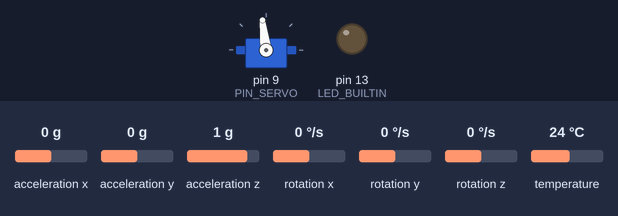
A sketch run on a simulated Arduino Uno, built with avr-gcc and run on an emulated ATmega328P. On the bench: servo, output pins drawn as LEDs (lit = HIGH). The inputs (shaded band) are chosen by the test bench; at power-on: acceleration y 0 g, acceleration z 1 g, acceleration x 0 g, rotation x 0 °/s, rotation y 0 °/s, rotation z 0 °/s, temperature 24 °C. What the sketch prints to the serial monitor is not drawn.

Above: at 0.1 s.
9.9 s: acceleration y set to -1.4 g
At 12.7 s:
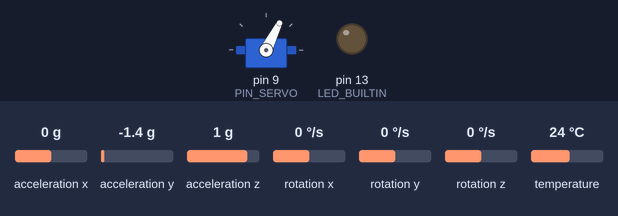
12.9 s: acceleration z set to -0.8 g
At 13.18 s:
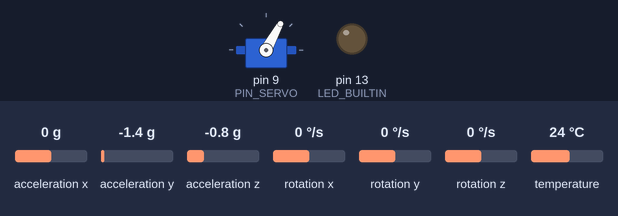
15.0 s: acceleration y set to 0.8 g
At 17.7 s:
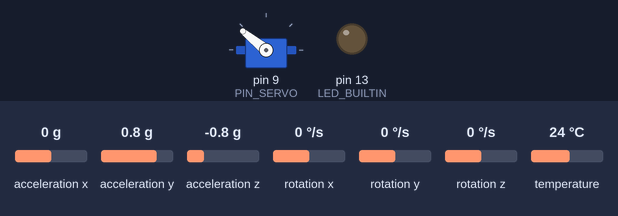
18.0 s: acceleration x set to -1.4 g
At 20.7 s:
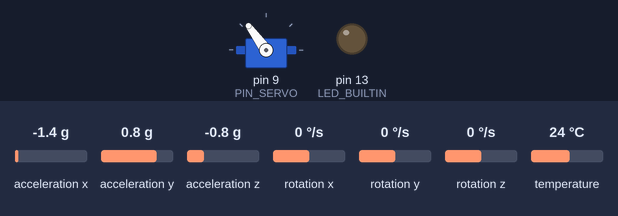
21.0 s: rotation x set to 24 °/s
At 21.21 s:
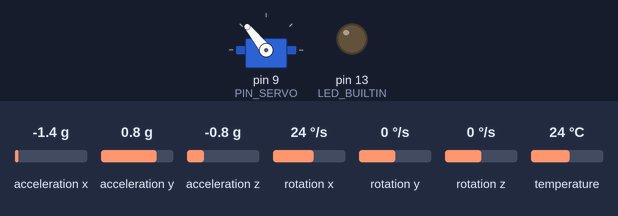
24.0 s: acceleration x set to 0 g
At 25.1 s:
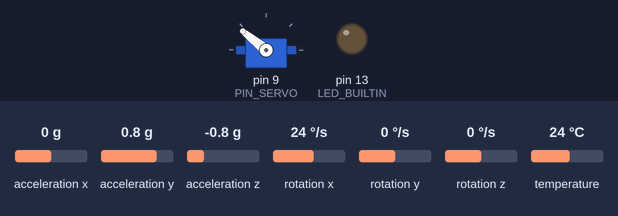
Timing chart, 0 to 26.5 s (numbered marks = the images above; inputs shaded):
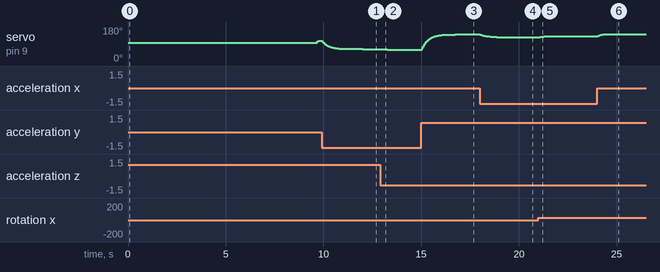

Measured:
- after the input at 9.9 s, servo on pin 9 (PIN_SERVO): moves from 106° to 63° over 2.1 s, starting at once
- after the input at 12.9 s, servo on pin 9 (PIN_SERVO): 63° → 62° after 0.11 s, → 61° 0.10 s later, → 60° 0.16 s later, → 59° 0.30 s later
- after the input at 15.0 s, servo on pin 9 (PIN_SERVO): moves from 59° to 141° over 1.7 s, starting at once
- after the input at 18.0 s, servo on pin 9 (PIN_SERVO): moves from 141° to 126° over 1.5 s, starting at once
- after the input at 21.0 s, servo on pin 9 (PIN_SERVO): moves from 126° to 132° over 0.60 s, starting at once
- after the input at 24.0 s, servo on pin 9 (PIN_SERVO): moves from 132° to 141° over 0.26 s, starting at once

The sketch:

control_servo_barra.ino
```cpp
/* Practica8: control de angulo con observador Tustin y dos modos a 50 Hz.
 * MPU6050 y filtro/calibracion conservados de Practica7. Servo en pin 9.
 * Configuracion: MODO_CONTROL, ganancias por modo, REFERENCIA_GRADOS.
 * Retardo asumido de 40 ms conservado del observador previo; validar en planta.
 * Control y telemetria se programan cada 20000 us. Si no se cumple el plazo,
 * se enclava el fallo y vuelve al centro; reiniciar para rearmar.
 */
#include <Wire.h>
#include <Servo.h>
#include <Adafruit_MPU6050.h>
#include <Adafruit_Sensor.h>
#include <string.h>
#include <math.h>
#include "coeficientes_observador_tustin.h"

Adafruit_MPU6050 mpu;
Servo miServo;

const uint8_t PIN_SERVO = 9;
// Esta orden define la posicion de referencia de 0 grados.
const int PULSO_CENTRO_US = 1544;
const uint32_t ESTABILIZACION_SERVO_MS = 2000;
const uint16_t MUESTRAS_ASENTAMIENTO_FILTRO = 50; // 1 s a 50 Hz
const uint16_t MUESTRAS_OFFSET_ANGULO = 150; // Promediar durante 3 s

// Editar estas ganancias con los resultados de controlador_variable_estados.m.
// Seleccionar REFERENCIA_FR o INTEGRAL antes de compilar y cargar.
// El reinicio al cargar pone el integrador en cero.
enum ModoControl { REFERENCIA_FR, INTEGRAL };
const ModoControl MODO_CONTROL = REFERENCIA_FR;
// Modo Fr: u = -K_ref*xhat + Fr*r. Polos [-20 -30].
const float K_REF_THETA = -571.86852176f;
const float K_REF_OMEGA = -0.18673258f;
const float FR_REFERENCIA = 933.66289266f;
// Modo integral: u = -K_int*xhat + H*q. Polos [-20 -30 -4].
const float K_INT_THETA = -260.64755754f;
const float K_INT_OMEGA = 6.03768671f;
const float H_INTEGRAL = 3734.65157065f;
const float REFERENCIA_GRADOS = 5.0f; // Relativa al cero calibrado
const uint32_t ESPERA_REFERENCIA_US = 1000000UL;
const int PULSO_MIN_US = 1100; // Confirmar limites mecanicos del equipo
const int PULSO_MAX_US = 2000;
static_assert(PULSO_MIN_US < PULSO_CENTRO_US && PULSO_CENTRO_US < PULSO_MAX_US,
              "Centro fuera de limites");
float integralError = 0.0f;
uint32_t inicioControlUs = 0;
uint32_t numeroMuestra = 0;
uint32_t fallos = 0; // bit 0: plazo incumplido; bit 1: trama omitida; bit 2: no finito
bool detenido = false;
float referenciaRad = 0.0f;

const uint8_t MPU_ADDR = 0x68;
const uint32_t SERIAL_BAUD = 115200;
const uint32_t I2C_CLOCK_HZ = 400000;
const uint32_t SAMPLE_PERIOD_US = 20000UL; // Ciclo completo a 50 Hz
const uint32_t RESERVA_TX_US = 5000UL; // Margen conservador; 20 bytes a 115200: ~1736 us
static_assert(sizeof(float) == 4, "La trama requiere float32");
static_assert(SAMPLE_PERIOD_US == 20000UL,
              "Los coeficientes Tustin requieren Ts de 20 ms");
// Coeficientes del filtro complementario Tustin incluidos en el encabezado.

float thetaEst = 0.0f; // estado fisico, rad
float yAnterior = 0.0f;
float uTresMuestrasAntes = 0.0f;
float accAnterior = 0.0f; // grados
float gyroAnterior = 0.0f; // grados/s
bool filtroInicializado = false;
float omegaEst = 0.0f; // rad/s
float omegaGyro = 0.0f; // rad/s, corregida por bias
// Historial de entrada relativa al centro: u[-1] = u[-2] = 0 us.
float uAnterior = 0.0f; // u[k-1]
float uDosMuestrasAntes = 0.0f; // u[k-2], retardo de 40 ms
float gyroX_offsetRadS = 0.0;
float anguloAccX = 0.0;
float anguloGyroX = 0.0;
float anguloFiltradoX = 0.0;
float offsetAnguloX = 0.0;
// Entrada u: orden enviada al servo; no es una medicion de pulsos ni de posicion.
float comandoServoUs = PULSO_CENTRO_US;

uint32_t tiempoAnteriorUs = 0;
uint32_t proximaMuestraUs = 0;

void sendBinaryFrame(float thetaMedida) {
  if ((int32_t)(proximaMuestraUs - micros()) < (int32_t)RESERVA_TX_US ||
      Serial.availableForWrite() < 20) {
    fallos |= 2;
    digitalWrite(LED_BUILTIN, HIGH);
    return;
  }
  // Protocolo Practica7: abcd + cuatro float32 little endian (20 bytes).
  // Orden: omega estimada [rad/s], omega medida [rad/s], theta estimada [grados], theta complementaria [grados].
  uint8_t trama[20] = {'a', 'b', 'c', 'd'};
  const float valores[] = {omegaEst, omegaGyro, thetaEst * 180.0f / PI, anguloFiltradoX - offsetAnguloX};
  for (uint8_t i = 0; i < 4; ++i) {
    uint32_t bits;
    memcpy(&bits, &valores[i], sizeof(bits));
    for (uint8_t j = 0; j < 4; ++j)
      trama[4 + 4 * i + j] = (uint8_t)(bits >> (8 * j));
  }
  Serial.write(trama, sizeof(trama)); // UART en segundo plano, sin flush()
}

void setup() {
  Serial.begin(SERIAL_BAUD);
  Wire.begin();
  Wire.setClock(I2C_CLOCK_HZ);

  // Mantener el actuador en el punto medio durante la calibracion.
  comandoServoUs = PULSO_CENTRO_US;
  miServo.writeMicroseconds((int)comandoServoUs);
  miServo.attach(PIN_SERVO);

  pinMode(LED_BUILTIN, OUTPUT);
  digitalWrite(LED_BUILTIN, LOW);
  if (!mpu.begin(MPU_ADDR)) {
    digitalWrite(LED_BUILTIN, HIGH);
    while (true) delay(100);
  }

  mpu.setAccelerometerRange(MPU6050_RANGE_2_G);
  mpu.setGyroRange(MPU6050_RANGE_2000_DEG);
  mpu.setFilterBandwidth(MPU6050_BAND_44_HZ);

  // Mantener el sistema quieto durante esta calibracion inicial.
  delay(ESTABILIZACION_SERVO_MS);
  calibrarGyro();
  calibrarCeroAngular();

  // Estado inicial y prehistoria relativos al centro calibrado: cero.
  comandoServoUs = PULSO_CENTRO_US;
  miServo.writeMicroseconds(PULSO_CENTRO_US);
  inicioControlUs = micros();
  tiempoAnteriorUs = inicioControlUs;
  proximaMuestraUs = inicioControlUs + SAMPLE_PERIOD_US;
}

void loop() {
  const uint32_t ahoraUs = micros();
  if ((int32_t)(ahoraUs-proximaMuestraUs) < 0) return;
  proximaMuestraUs += SAMPLE_PERIOD_US;
  if ((int32_t)(ahoraUs-proximaMuestraUs) >= 0) {
    // No simular muestras perdidas ejecutando ciclos consecutivos.
    fallos |= 1;
    detenido = true;
    proximaMuestraUs = ahoraUs + SAMPLE_PERIOD_US;
  }
  actualizarAngulo(0.02f);
  const float y = (anguloFiltradoX-offsetAnguloX)*PI/180.0f;
  referenciaRad = (uint32_t)(ahoraUs-inicioControlUs) >= ESPERA_REFERENCIA_US
      ? REFERENCIA_GRADOS*PI/180.0f : 0.0f;

  // Observador original Tustin, con el retardo de dos muestras de Practica7.
  const float sumaU = uDosMuestrasAntes+uTresMuestrasAntes;
  const float sumaY = y+yAnterior;
  const float thetaNueva = OBS_A11*thetaEst+OBS_A12*omegaEst+OBS_BU1*sumaU+OBS_BY1*sumaY;
  const float omegaNueva = OBS_A21*thetaEst+OBS_A22*omegaEst+OBS_BU2*sumaU+OBS_BY2*sumaY;
  thetaEst = thetaNueva;
  omegaEst = omegaNueva;

  const float error = referenciaRad-y;
  const bool modoIntegral = (MODO_CONTROL == INTEGRAL);
  if (!modoIntegral) integralError = 0.0f;
  const float uPedido = modoIntegral
      ? -K_INT_THETA*thetaEst-K_INT_OMEGA*omegaEst+H_INTEGRAL*integralError
      : -K_REF_THETA*thetaEst-K_REF_OMEGA*omegaEst+FR_REFERENCIA*referenciaRad;
  if (!isfinite(uPedido) || !isfinite(y) || !isfinite(omegaEst)) {
    fallos |= 4;
    detenido = true;
  }
  const float uMin = PULSO_MIN_US-PULSO_CENTRO_US;
  const float uMax = PULSO_MAX_US-PULSO_CENTRO_US;
  float u = 0.0f;
  if (!detenido) {
    u = constrain(uPedido,uMin,uMax);
    // Integracion Euler a Ts fijo; congelar si agrava la saturacion.
    const bool agrava = (uPedido>=uMax && H_INTEGRAL*error>0) ||
                        (uPedido<=uMin && H_INTEGRAL*error<0);
    if (modoIntegral && !agrava) integralError += 0.02f*error;
  } else {
    integralError = 0;
  }
  comandoServoUs = (float)lroundf(PULSO_CENTRO_US+u);
  miServo.writeMicroseconds((int)comandoServoUs);
  u = comandoServoUs-PULSO_CENTRO_US;

  yAnterior = y;
  uTresMuestrasAntes = uDosMuestrasAntes;
  uDosMuestrasAntes = uAnterior;
  uAnterior = u;
  if ((int32_t)(micros()-proximaMuestraUs) >= 0) {
    fallos |= 1;
    detenido = true;
    comandoServoUs = PULSO_CENTRO_US;
    miServo.writeMicroseconds(PULSO_CENTRO_US);
    uAnterior = 0;
  }
  if (fallos) digitalWrite(LED_BUILTIN,HIGH);
  sendBinaryFrame(y);
  ++numeroMuestra;
}

// El mismo filtro se usa durante la calibracion y durante la adquisicion.
void actualizarAngulo(float dt) {
  sensors_event_t accel, gyro, temperatura;
  mpu.getEvent(&accel, &gyro, &temperatura);
  anguloAccX =
      atan2(accel.acceleration.y,
            sqrt(sq(accel.acceleration.x) + sq(accel.acceleration.z))) *
      180.0 / PI;
  omegaGyro = gyro.gyro.x - gyroX_offsetRadS;
  const float gyroX_dps =
      (gyro.gyro.x - gyroX_offsetRadS) * 180.0 / PI;
  if (!filtroInicializado) {
    accAnterior = anguloAccX;
    gyroAnterior = gyroX_dps;
    anguloFiltradoX = anguloAccX;
    filtroInicializado = true;
    return;
  }
  // Tustin con Ts fijo de 20 ms; dt solo se conserva para diagnostico.
  (void)dt;
  anguloGyroX += 0.01f * (gyroX_dps + gyroAnterior);
  anguloFiltradoX = FILTRO_A*anguloFiltradoX +
      FILTRO_ACC*(anguloAccX + accAnterior) +
      FILTRO_GYRO*(gyroX_dps + gyroAnterior);
  accAnterior = anguloAccX;
  gyroAnterior = gyroX_dps;
}

void calibrarCeroAngular() {
  // No hay excitacion ni tramas durante esta etapa; el servo sigue en 1544 us.
  actualizarAngulo(0.0f);
  anguloFiltradoX = anguloAccX;
  uint32_t anteriorUs = micros();
  uint32_t siguienteUs = anteriorUs + SAMPLE_PERIOD_US;
  float sumaAngulo = 0.0f;
  const uint16_t total = MUESTRAS_ASENTAMIENTO_FILTRO + MUESTRAS_OFFSET_ANGULO;
  for (uint16_t i = 0; i < total; ++i) {
    while ((int32_t)(micros() - siguienteUs) < 0) {}
    const uint32_t ahoraUs = micros();
    actualizarAngulo((ahoraUs - anteriorUs) * 1.0e-6f);
    anteriorUs = ahoraUs;
    siguienteUs += SAMPLE_PERIOD_US;
    if (i >= MUESTRAS_ASENTAMIENTO_FILTRO)
      sumaAngulo += anguloFiltradoX;
  }
  offsetAnguloX = sumaAngulo / MUESTRAS_OFFSET_ANGULO;
}

void calibrarGyro() {
  float sumaXRadS = 0.0;
  const int muestras = 500;

  for (int i = 0; i < muestras; i++) {
    sensors_event_t accel, gyro, temperatura;
    mpu.getEvent(&accel, &gyro, &temperatura);
    sumaXRadS += gyro.gyro.x;
    delay(3);
  }

  gyroX_offsetRadS = sumaXRadS / muestras;
}
```

coeficientes_observador_tustin.h
```cpp
// Generado por exportar_observador_tustin.m
#pragma once
const float OBS_A11 = 5.585866480e-01f;
const float OBS_A12 = 1.038227184e-02f;
const float OBS_A21 = -3.164271715e+01f;
const float OBS_A22 = 1.214846979e-01f;
const float OBS_BU1 = 3.335980872e-05f;
const float OBS_BU2 = 3.603499850e-03f;
const float OBS_BY1 = 1.704824360e-01f;
const float OBS_BY2 = 1.039617635e+01f;
const float FILTRO_A = 9.399814328e-01f;
const float FILTRO_ACC = 3.000928359e-02f;
const float FILTRO_GYRO = 9.699907164e-03f;
```
